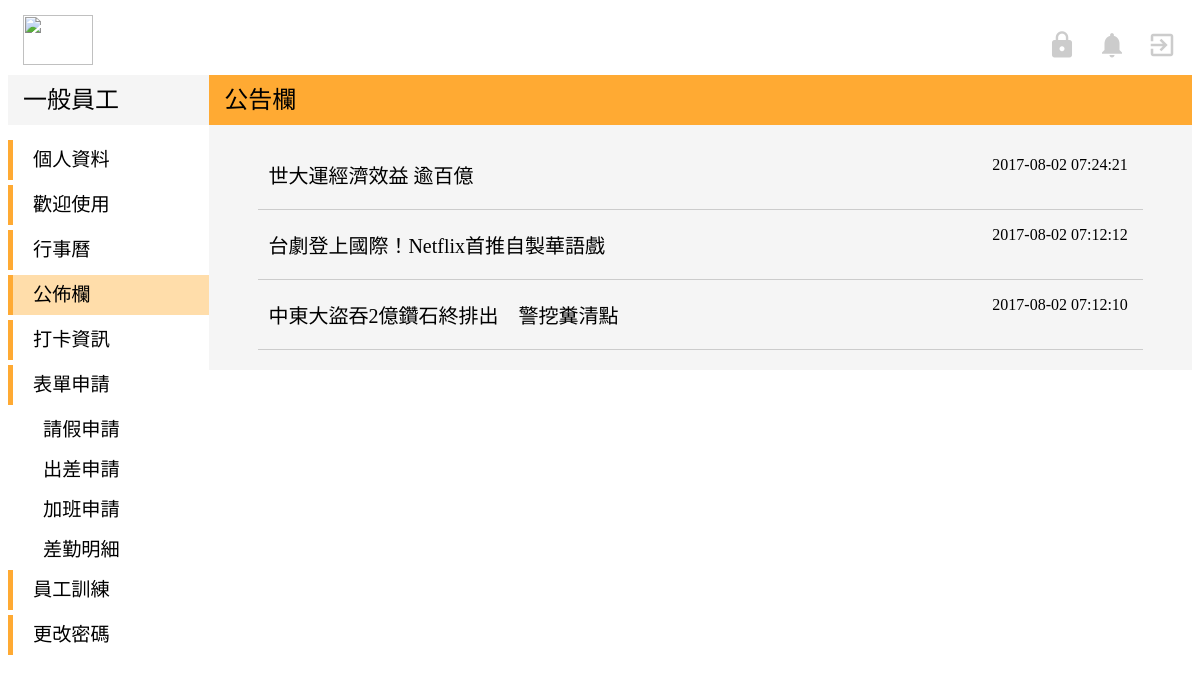
Page /user-Model/user_news.php (signed in) on the committed database.
### tables this page shows
CREATE TABLE `news` (
  `id` int(11) NOT NULL,
  `title` varchar(100) NOT NULL,
  `container` varchar(500) NOT NULL,
  `respond` varchar(200) NOT NULL,
  `release` timestamp NOT NULL DEFAULT CURRENT_TIMESTAMP
);

### user-Model/user_news.php (the view, shortened to what this page needs)
<!DOCTYPE html>
<html>
<head>
	<link rel="stylesheet" href="../view/indexStyle.css">
</head>
<body>
  <div class="top">
  <img class="titleImg" src="https://cdn.unwire.hk/wp-content/uploads/2014/10/facebook-user.jpg" width="70" height="50">
		<a href="../Controller/log_logout.php">
			<i id="topIcon" class="material-icons" >exit_to_app</i>
		</a>
		<a href="#">
			<i id="topIcon" class="material-icons">notifications</i>
		</a>
    <?php if ($_SESSION['root'] == 'admin'){?>
		    <a href="../admin-Model/admin_index.php">
			    <i id="topIcon" class="material-icons">https</i>
		    </a><?php }
    ?>
	</div>
	<div class="down">
			<div class="left">
				<div class="left-top">
					<p class="left-top-title">一般員工</p>
				</div>
				<div class="left-bottom">
					<div class="left-title" >
						<a href="user_profile.php" style="margin:auto 20px">個人資料</a>
					</div>
					<div class="left-title" >
						<a href="user_introduction.php" style="margin:auto 20px">歡迎使用</a>
					</div>
					<div class="left-title">
						<a href="user_index.php"style="margin:auto 20px">行事曆</a>
					</div>
					<div class="left-title" style="background-color:#FFDDAA">
						<p style="margin:auto 20px">公佈欄</p>
					</div>
					<div class="left-title">
						<a href="#" style="margin:auto 20px">打卡資訊</a>
					</div>
					<div class="left-title">
						<p style="margin:auto 20px">表單申請</p>
					</div>
						<div  class="left-list">
							<a href="user_leave.php" style="margin:auto 35px">請假申請</a>
						</div>
						<div class="left-list">
							<a href="user_bTrip.php" style="margin:auto 35px">出差申請</a>
						</div>
						<div class="left-list">
							<a href="user_overtime.php" style="margin:auto 35px">加班申請</a>
						</div>
						<div class="left-list">
							<a href="user_bTrip_list.php" style="margin:auto 35px">差勤明細</a>
						</div>
					<div class="left-title">
						<a href="#" style="margin:auto 20px">員工訓練</a>
					</div>
          <div class="left-title">
            <a href="#" style="margin:auto 20px">更改密碼</a>
          </div>
				</div>
			</div>
		<div class="right">
			<div class="right-top">
				<p class="right-top-title">公告欄</p>
			</div>
			<div style="margin-top: 15px">
  			<?php
  				$servername = "localhost";
  				$username = "root";
  				$password = "root";
  				$dbname = "peopleresource";
  				try {
  				    $conn = mysqli_connect($servername,$username ,$password,$dbname);
  				    $sql = "SELECT * FROM `news` ORDER BY id DESC";
  				    $result = mysqli_query($conn,$sql);
  				    }
  				catch(PDOException $e)
  				    {
  				    echo $sql . "<br>" . $e->getMessage();
  				    }
  				while($row=mysqli_fetch_array($result)){ ?>
  				  <a href="user_selectNews.php?id=<?php echo $row['id']?>">
  				  <div id="title" class="clearfix">
  					<div class="col" style="margin-left:10px;font-family:Microsoft JhengHei"><p style="font-size: 20px">
  						<?php echo $row['title'];?></p></div>
  					<div style="float:right; margin-right:15px;font-family:Microsoft JhengHei"><p><?php echo $row['release'];?></p></div>
  				  </div></a>
  			<?php } ?>
			</div>
		</div>
	</div>
</body>
</html>

### view/indexStyle.css (style rules this page uses)
a { text-decoration:none; }
a:link { color: black; }
.top { width:100%; height:60px; background-color:white; margin-top:15px; }
.titleImg { float:left; margin-left:15px; }
#topIcon { margin-top:15px; margin-right:15px; margin-left:5px; float:right; font-size:30px; color:#CCC; }
.down { width:100%; height:auto; background-color:white; margin:auto; }
.left { width:17%; height:auto; background-color:white; margin:auto; float:left; }
.left-top { width:100%; height:50px; background-color:#F5F5F5; margin:auto; }
.left-top-title { line-height:50px; font-family:Microsoft JhengHei; font-size:150%; margin:auto 15px; font-weight: 500; }
.left-bottom { margin-top: 15px; }
.left-title { width:100%; height:40px; text-align:left; font-family:Microsoft JhengHei; border-left:solid 5px #FFAA33; margin-bottom:5px; line-height:40px; font-size:120%; }
.left-list { width:100%; height:40px; text-align:left; font-family:Microsoft JhengHei; font-size:18px; color:#666666; font-size:120%; line-height:40px; font-weight: 300; }
.right { width:83%; height:auto; background-color:#F5F5F5; margin:auto; float:right; padding-bottom: 20px; }
.right-top { width:100%; height:50px; background-color:#FFAA33; margin:auto; }
.right-top-title { line-height:50px; font-family:Microsoft JhengHei; font-size:150%; margin:auto 15px; font-weight: 500; }

### user-Model/user_news.php (style rules this page uses)
.clearfix { content: ""; clear: both; display: table; width: 90%; border-bottom: solid 1px #CCC; margin: auto; }
.col { float:left; }

### rows in the picture
news: title "世大運經濟效益 逾百億", release "2017-08-02 07:24:21"
news: title "台劇登上國際！Netflix首推自製華語戲", release "2017-08-02 07:12:12"
news: title "中東大盜吞2億鑽石終排出 警挖糞清點", release "2017-08-02 07:12:10"
